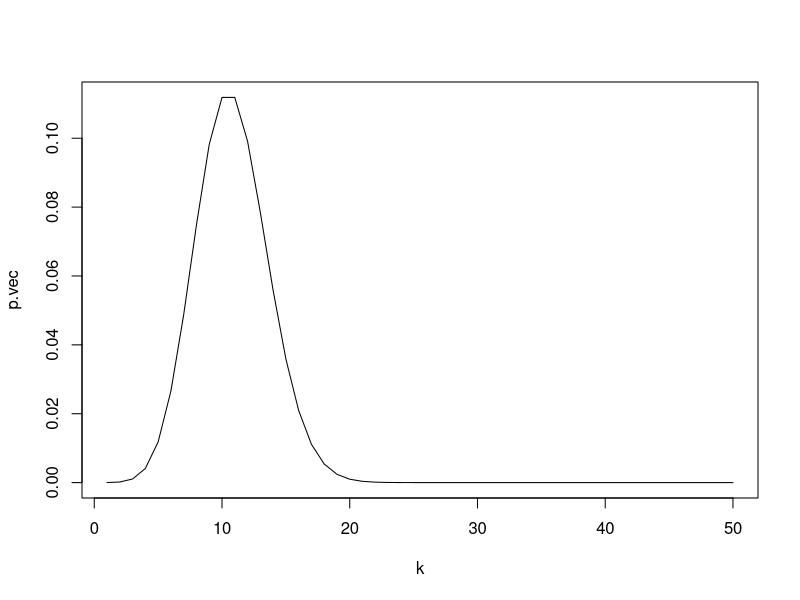
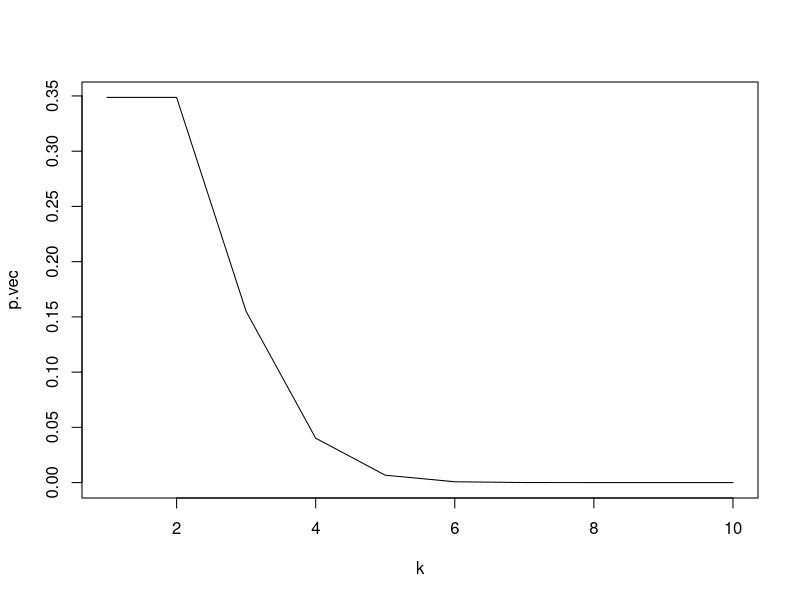
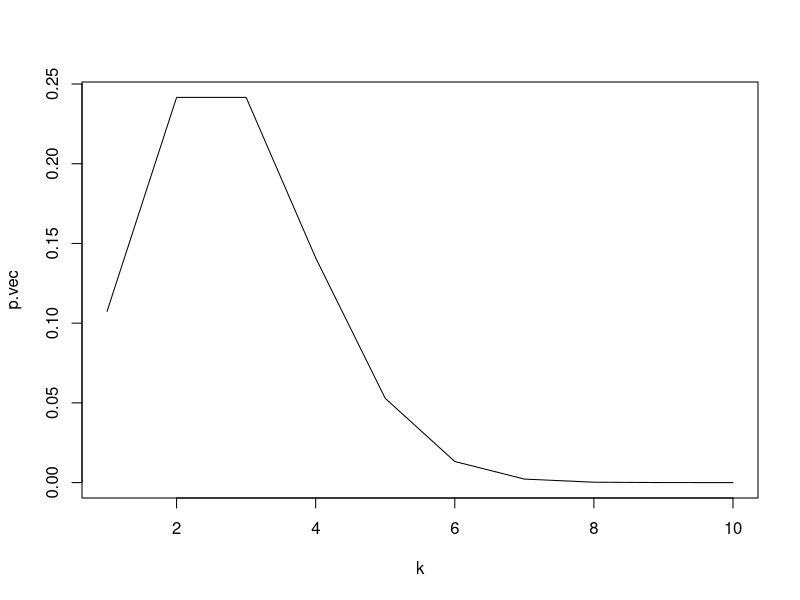
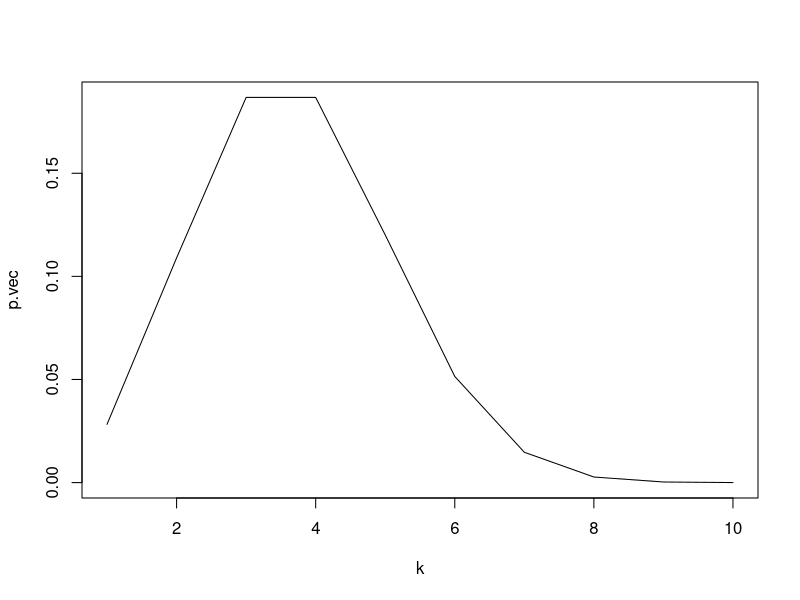
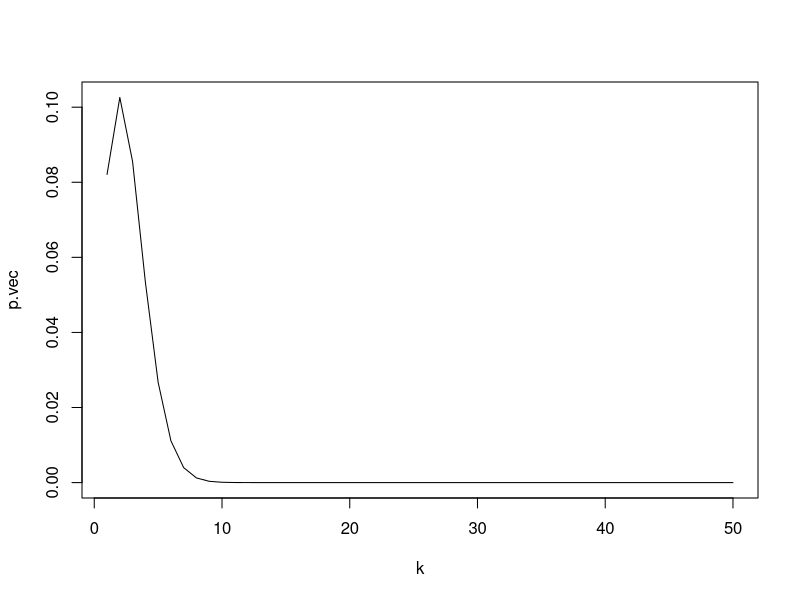

The R script that drew these images, in order:
## ---- chunk 1
library(dplyr)
## ---- chunk 2
p <- 0.2
N <- 50
## ---- chunk 3
Po <- (1-p)^N
## ---- chunk 4
probKN <- function (N=50,p=0.2,k){
  k <- seq(1,N,by=1)
  p.vec <- vector(length=length(k), "numeric")
  p.vec[1] <- Po
  for (i in k) {
  p.vec[i+1] = ((N-k[i])/k[i])*((p)/(1-p))*p.vec[i]
  p.vec <- p.vec[1:50]
  }
  plot(x=k, y=p.vec, type="l")
  
}
probKN()
## ---- chunk 5
probKNPest <- function (N=10,p=0.1,k){
  k <- seq(1,N,by=1)
  p.vec <- vector(length=length(k), "numeric")
  p.vec[1] <- (1-p)^N
  for (i in k) {
  p.vec[i+1] = ((N-k[i])/k[i])*((p)/(1-p))*p.vec[i]
  p.vec <- p.vec[1:11]
  k <- k[1:11]
  }
  plot(x=k, y=p.vec, type="l")
}
probKNPest()
probKNPest(p=0.2)
probKNPest(p=0.3)
## ---- chunk 6
r <- 0.05
t <- 50
cutoff <- 0.999
Pot <- (2.71828)^(-r*t)
Sum <- Pot

MultiNomDist <- function(r=0.05,t=50, k){
  k <- seq(1,t,by=1)
  p.vec <- vector(length=length(k), "numeric")
  p.vec[1] <- (2.71828)^(-r*t)
  for (i in k){
  p.vec[i+1] = ((r*t)/k[i+1])*(p.vec[i])
  p.vec <- p.vec[1:t]
  Sum[i] <- sum(p.vec[1:i+1])
  #if(Sum[i] >= cutoff) {break}
  
  #k <- k[1:4]
  }
  plot(x=k, y=p.vec, type="l")
}
MultiNomDist()

#I couldn't set the conditions for the loop to start if Sum >= cutoff
